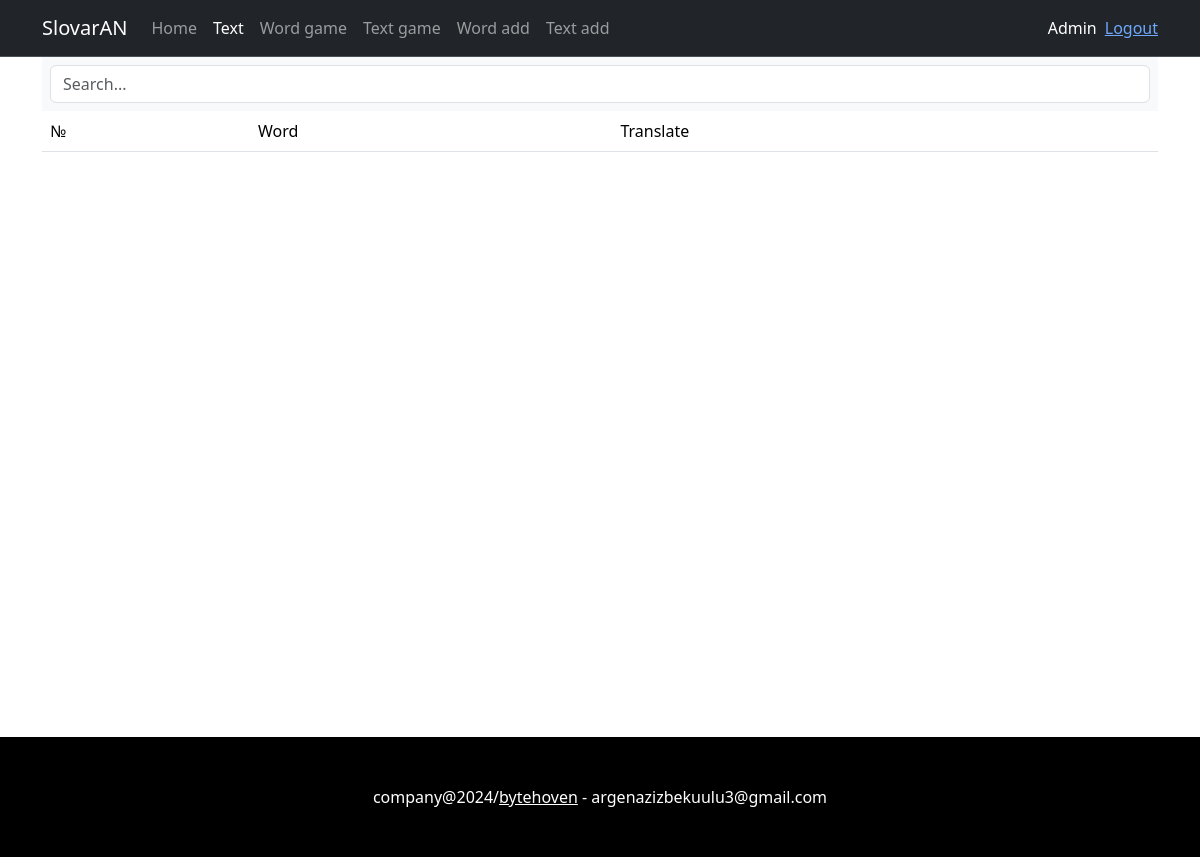
The page /text/ (signed in) on the database as committed earlier.
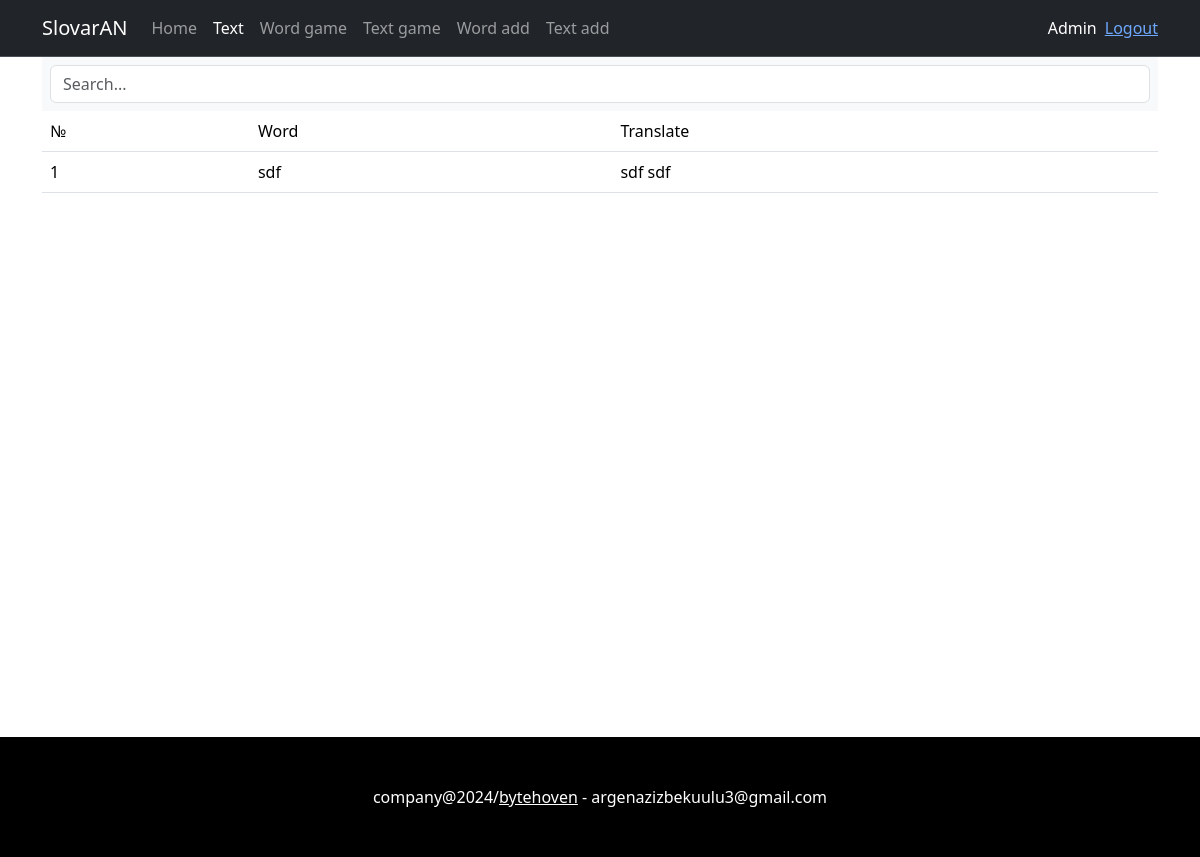
The same page on the database as committed later.
### accounts/models.py (models this page shows, shortened)
class CustomUser(AbstractUser):
    email = models.EmailField(unique=True)
    is_staff = models.BooleanField(default=True)
    is_superuser = models.BooleanField(default=True)
    groups = models.ManyToManyField(
        "auth.Group",
        related_name="custom_user_set",  # Add related_name to resolve the clash
        related_query_name="user",
        blank=True,
        verbose_name="groups",
        help_text="The groups this user belongs to. A user will get all permissions granted to each of their groups.",
    )
    user_permissions = models.ManyToManyField(
        "auth.Permission",
        related_name="custom_user_set",  # Add related_name to resolve the clash
        related_query_name="user",
        blank=True,
        verbose_name="user permissions",
        help_text="Specific permissions for this user.",
    )

### home/models.py (models this page shows, shortened)
class Text(models.Model):
    user_id = models.ForeignKey(CustomUser, on_delete=models.CASCADE)
    word = models.CharField(max_length=500)
    translate = models.CharField(max_length=500)
    create = models.DateTimeField()
    class Meta:
        verbose_name = 'text'
        verbose_name_plural = 'Texts'

### home/views.py (the view)
# urls.py: path('text/', views.text, name='text'),
@login_required(login_url='login')
def text(request):
    words = Text.objects.filter(user_id=request.user).order_by('-id')
    context = {
        'words': words,
    }
    return render(request, 'text.html', context)

### templates/text.html (shortened to what this page needs)
<!DOCTYPE html>
<html lang="en">
<head>
    <link href="https://cdn.jsdelivr.net/npm/bootstrap@5.3.2/dist/css/bootstrap.min.css" rel="stylesheet">
</head>
<body>
    {% include 'header.html' %}
    <div class="container" style="min-height: 85vh">
        <div class="p-2 bg-light border-none">
            <input oninput="findWord(this)" type="text" placeholder="Search..." class="form-control">
        </div>
        <table class="table table-hover">
          <thead>
            <tr>
                <td>№</td>
                <td>Word</td>
                <td>Translate</td>
            </tr>
          </thead>
          <tbody>
           {% for i in words %}
            <tr id="id_word" id_test = '{{ i.id }}' class="word_{{ i.id }}">
                <td>{{ forloop.counter }}</td>
                <td class="word">{{ i.word }}</td>
                <td class="translate">{{ i.translate }}</td>
            </tr>
        {% endfor %}
          </tbody>
        </table>
    </div>
    <footer class="bg-black text-white p-5 text-center">
        <span>company@2024/<a href="https://bytehoven.dev" class="text-white">bytehoven</a> - argenazizbekuulu3@gmail.com</span>
    </footer>
</body>
</html>

### templates/header.html (shortened to what this page needs)
<nav class="navbar bg-dark navbar-expand-lg border-bottom border-body" data-bs-theme="dark">
      <div class="container">
        <a class="navbar-brand" href="#">SlovarAN</a>
        <div class="collapse navbar-collapse" id="navbarText">
          <ul class="navbar-nav me-auto mb-2 mb-lg-0">
            <li class="nav-item">
              <a class="nav-link" id="home-a" aria-current="page" href="/">Home</a>
            </li>
            <li class="nav-item">
              <a class="nav-link" id="text-a" href="/text">Text</a>
            </li>
              <li class="nav-item">
              <a class="nav-link" id="word-game-a" href="/game-word">Word game</a>
            </li>
              <li class="nav-item">
              <a class="nav-link" id="text-game-a" href="/game-text">Text game</a>
            </li>
            <li class="nav-item">
              <a class="nav-link" id="word-add-a" href="/add-word">Word add</a>
            </li>
              <li class="nav-item">
              <a class="nav-link" id="text-add-a" href="/add-text">Text add</a>
            </li>
          </ul>
          <span class="text-white">
            {{ user.username }}
          </span>
            <span class="ms-2">
                <a href="{% url 'logout' %}">Logout</a>
            </span>
        </div>
      </div>
    </nav>

Rows that differ between the two databases and show on the page:
added Text: word "sdf", translate "sdf sdf"
